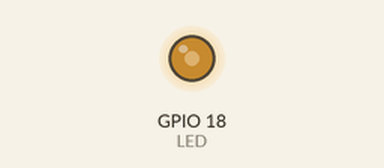
A sketch run on a simulated ESP32. Shown: output pins drawn as LEDs (lit = HIGH).

Above: at 0.1 s.
Timing chart, 0 to 1.6 s (numbered marks = the images above):
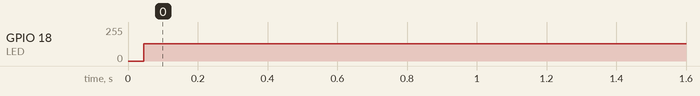

The sketch:

lab6.2.ino
```cpp
#define LED 18
hw_timer_t *My_timer = NULL;

// This is the Timer ISR. It is automatically called
// on a timer alarm event.
void IRAM_ATTR onTimer(){
  digitalWrite(LED, !digitalRead(LED));
}

void setup() {
  pinMode(LED, OUTPUT);
  My_timer = timerBegin(1000000);  // use tiemr 0 and set prescale to 80 so 1 tick is 1 uSec
  timerAttachInterrupt(My_timer, &onTimer); // point to the ISR
  timerAlarm(My_timer, 892, true, 0);  // set alarm every 1 sec
  // timerAlarmEnable(My_timer);  // enable the alarm
}

void loop() {

}
```

Measured:
- by itself, GPIO 18 (LED): 0/255 → 130/255 at 0.04 s
